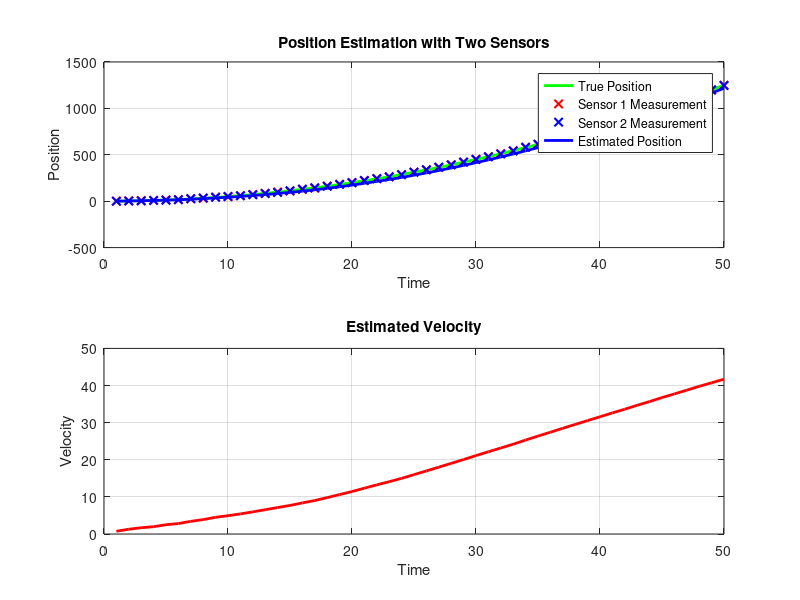

Recreate this plot in MATLAB.
% Kalman Filter for 1D position and velocity estimation with two sensors
clc; clear;

% Time step (delta t)
dt = 1;  % 1 second

% Initial State [position; velocity]
x = [0; 1];  % Initial position = 0, initial velocity = 1

% State transition matrix (A)
A = [1, dt; 
     0, 1];

% Control matrix (B) - assuming no control input
B = [0; 0];

% Measurement matrix (H) - Two sensors measuring the position
H = [1, 0;  % Sensor 1 measures position
     1, 0]; % Sensor 2 also measures position

% Process noise covariance (Q)
Q = [1, 0; 
     0, 1] * 0.001;  % Small process noise

% Measurement noise covariance (R) for two sensors
R = [2, 0;  % Sensor 1 has variance 2
     0, 5]; % Sensor 2 has variance 5

% Initial estimation error covariance (P)
P = eye(2);  % Initial uncertainty

% Number of time steps
N = 50;

% Storage for results
estimated_positions = zeros(1, N);
estimated_velocities = zeros(1, N);
true_positions = zeros(1, N);
sensor1_measurements = zeros(1, N);
sensor2_measurements = zeros(1, N);

% Simulate the system and run Kalman Filter
for k = 1:N
    % True position and velocity (simulating a real system)
    true_position = 0.5 * k^2;  % Assume true motion: position = 0.5 * t^2
    velocity = k;  % Assume velocity = t

    % Simulated noisy measurements from both sensors
    sensor1_measurement = true_position + sqrt(R(1,1)) * randn;  % Sensor 1 measurement
    sensor2_measurement = true_position + sqrt(R(2,2)) * randn;  % Sensor 2 measurement
    
    sensor1_measurements(k) = sensor1_measurement;
    sensor2_measurements(k) = sensor2_measurement;

    % Combined measurement vector
    z = [sensor1_measurement; sensor2_measurement];

    % Prediction step
    x_pred = A * x;            % Predict the next state
    P_pred = A * P * A' + Q;   % Predict the next error covariance

    % Kalman gain
    K = P_pred * H' / (H * P_pred * H' + R);

    % Update step
    x = x_pred + K * (z - H * x_pred);  % Update the state with measurements
    P = (eye(2) - K * H) * P_pred;      % Update the error covariance

    % Store the estimated position and velocity
    estimated_positions(k) = x(1);
    estimated_velocities(k) = x(2);
    true_positions(k) = true_position;
end

% Plot the results
time = 1:N;

figure;
subplot(2,1,1);
plot(time, true_positions, 'g-', 'LineWidth', 2); hold on;
plot(time, sensor1_measurements, 'rx', 'LineWidth', 1.5);
plot(time, sensor2_measurements, 'bx', 'LineWidth', 1.5);
plot(time, estimated_positions, 'b-', 'LineWidth', 2);
legend('True Position', 'Sensor 1 Measurement', 'Sensor 2 Measurement', 'Estimated Position');
xlabel('Time');
ylabel('Position');
title('Position Estimation with Two Sensors');
grid on;

subplot(2,1,2);
plot(time, estimated_velocities, 'r-', 'LineWidth', 2);
xlabel('Time');
ylabel('Velocity');
title('Estimated Velocity');
grid on;
